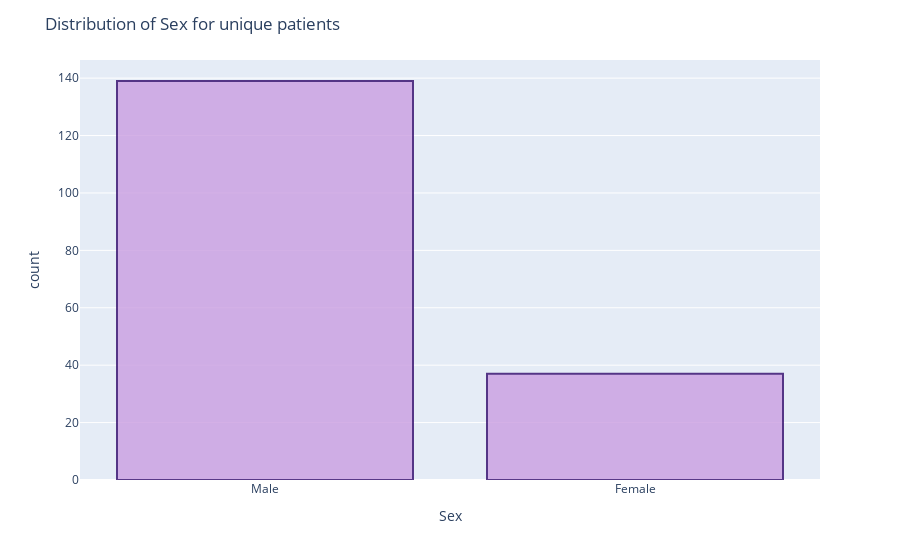

Notebook source saved alongside this figure:
### Code cell
fig = px.histogram(new_df, x='Sex')
fig.update_traces(marker_color='rgb(202,158,225)', marker_line_color='rgb(48,8,107)',
                 marker_line_width=2, opacity=0.8)
fig.update_layout(title = 'Distribution of Sex for unique patients')
fig.show()

### Figure 1 — Plotly figure (JSON) as saved in the notebook; plotly's stock layout.template omitted (floating-point values rounded to 4 significant figures; data arrays with more than 128 entries replaced by an {"elided": "..."} marker saying what was removed)
{"data": [{"alignmentgroup": "True", "bingroup": "x", "hovertemplate": "Sex=%{x}<br>count=%{y}<extra></extra>", "legendgroup": "", "marker": {"color": "rgb(202,158,225)", "line": {"color": "rgb(48,8,107)", "width": 2}, "pattern": {"shape": ""}}, "name": "", "offsetgroup": "", "opacity": 0.8, "orientation": "v", "showlegend": false, "type": "histogram", "x": {"elided": "176 str values"}, "xaxis": "x", "yaxis": "y"}], "layout": {"barmode": "relative", "legend": {"tracegroupgap": 0}, "margin": {"t": 60}, "title": {"text": "Distribution of Sex for unique patients"}, "xaxis": {"anchor": "y", "domain": [0, 1], "title": {"text": "Sex"}}, "yaxis": {"anchor": "x", "domain": [0, 1], "title": {"text": "count"}}}}
